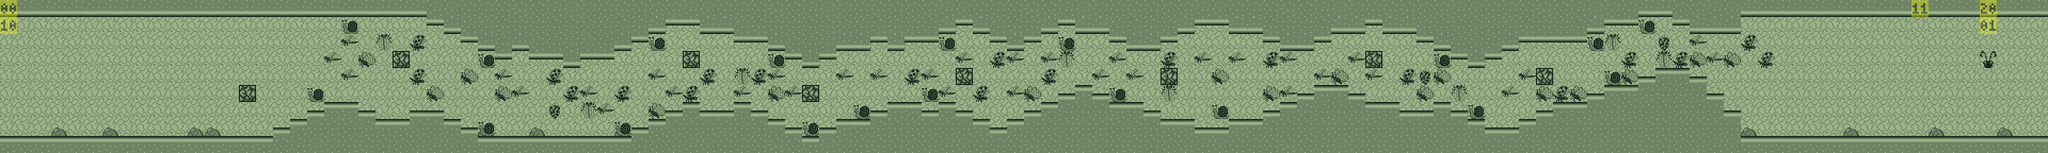

Below is a game level as drawn by its tile map, then a one-line description and the .tmx that defines it (tile-layer data replaced by summaries):
An orthogonal 120x9 tile map with 32x32 px tiles, 6 tile layers (Base, Background, Foreground, Block, ...), 4 tilesets.

<map version="1.0" orientation="orthogonal" width="120" height="9" tilewidth="32" tileheight="32">
 <tileset firstgid="1" name="Back" tilewidth="32" tileheight="32" spacing="1" margin="1">
  <image source="Back.png" width="256" height="256" />
 </tileset>
 <tileset firstgid="50" name="Block" tilewidth="32" tileheight="32" spacing="1" margin="1">
  <properties>
   <property name="Type" value="Block" />
  </properties>
  <image source="Block.png" width="128" height="128" />
  <tile id="0">
   <properties>
    <property name="Type" value="1" />
   </properties>
  </tile>
  <tile id="1">
   <properties>
    <property name="Type" value="2" />
   </properties>
  </tile>
  <tile id="2">
   <properties>
    <property name="Type" value="3" />
   </properties>
  </tile>
  <tile id="3">
   <properties>
    <property name="Type" value="4" />
   </properties>
  </tile>
  <tile id="4">
   <properties>
    <property name="Type" value="5" />
   </properties>
  </tile>
  <tile id="5">
   <properties>
    <property name="Type" value="6" />
   </properties>
  </tile>
 </tileset>
 <tileset firstgid="59" name="Event" tilewidth="32" tileheight="32">
  <image source="Event.png" width="320" height="320" />
  <tile id="0">
   <properties>
    <property name="Progress" value="0" />
    <property name="Type" value="hspeed" />
    <property name="Value" value="5" />
   </properties>
  </tile>
  <tile id="1">
   <properties>
    <property name="Progress" value="0" />
    <property name="Type" value="hspeed" />
    <property name="Value" value="0" />
   </properties>
  </tile>
  <tile id="10">
   <properties>
    <property name="Progress" value="0" />
    <property name="Type" value="bgm" />
    <property name="Value" value="5" />
   </properties>
  </tile>
  <tile id="11">
   <properties>
    <property name="Progress" value="0" />
    <property name="Type" value="bgm" />
    <property name="Value" value="7" />
   </properties>
  </tile>
  <tile id="20">
   <properties>
    <property name="Progress" value="1" />
    <property name="Type" value="clear" />
    <property name="Value" value="0" />
   </properties>
  </tile>
 </tileset>
 <tileset firstgid="159" name="Enemy" tilewidth="32" tileheight="32" spacing="1" margin="1">
  <image source="EnemyTile.png" width="256" height="256" />
  <tile id="0">
   <properties>
    <property name="Progress" value="0" />
    <property name="Type" value="1" />
   </properties>
  </tile>
  <tile id="1">
   <properties>
    <property name="Progress" value="0" />
    <property name="Type" value="2" />
   </properties>
  </tile>
  <tile id="2">
   <properties>
    <property name="Progress" value="0" />
    <property name="Type" value="3" />
   </properties>
  </tile>
  <tile id="3">
   <properties>
    <property name="Progress" value="0" />
    <property name="Type" value="4" />
   </properties>
  </tile>
  <tile id="4">
   <properties>
    <property name="Progress" value="0" />
    <property name="Type" value="5" />
   </properties>
  </tile>
  <tile id="5">
   <properties>
    <property name="Progress" value="0" />
    <property name="Type" value="6" />
   </properties>
  </tile>
  <tile id="6">
   <properties>
    <property name="Progress" value="0" />
    <property name="Type" value="7" />
   </properties>
  </tile>
  <tile id="7">
   <properties>
    <property name="Progress" value="0" />
    <property name="Type" value="8" />
   </properties>
  </tile>
  <tile id="8">
   <properties>
    <property name="Progress" value="0" />
    <property name="Type" value="9" />
   </properties>
  </tile>
  <tile id="9">
   <properties>
    <property name="Progress" value="0" />
    <property name="Type" value="10" />
   </properties>
  </tile>
  <tile id="10">
   <properties>
    <property name="Progress" value="0" />
    <property name="Type" value="11" />
   </properties>
  </tile>
  <tile id="11">
   <properties>
    <property name="Progress" value="0" />
    <property name="Type" value="12" />
   </properties>
  </tile>
  <tile id="12">
   <properties>
    <property name="Progress" value="0" />
    <property name="Type" value="13" />
   </properties>
  </tile>
  <tile id="13">
   <properties>
    <property name="Progress" value="0" />
    <property name="Type" value="14" />
   </properties>
  </tile>
  <tile id="14">
   <properties>
    <property name="Progress" value="0" />
    <property name="Type" value="15" />
   </properties>
  </tile>
  <tile id="15">
   <properties>
    <property name="Progress" value="0" />
    <property name="Type" value="16" />
   </properties>
  </tile>
  <tile id="16">
   <properties>
    <property name="Progress" value="0" />
    <property name="Type" value="17" />
   </properties>
  </tile>
  <tile id="17">
   <properties>
    <property name="Progress" value="0" />
    <property name="Type" value="18" />
   </properties>
  </tile>
  <tile id="18">
   <properties>
    <property name="Progress" value="0" />
    <property name="Type" value="19" />
   </properties>
  </tile>
  <tile id="19">
   <properties>
    <property name="Progress" value="0" />
    <property name="Type" value="20" />
   </properties>
  </tile>
  <tile id="20">
   <properties>
    <property name="Progress" value="0" />
    <property name="Type" value="21" />
   </properties>
  </tile>
  <tile id="21">
   <properties>
    <property name="Progress" value="0" />
    <property name="Type" value="22" />
   </properties>
  </tile>
  <tile id="22">
   <properties>
    <property name="Progress" value="0" />
    <property name="Type" value="23" />
   </properties>
  </tile>
  <tile id="23">
   <properties>
    <property name="Progress" value="0" />
    <property name="Type" value="24" />
   </properties>
  </tile>
  <tile id="24">
   <properties>
    <property name="Progress" value="0" />
    <property name="Type" value="25" />
   </properties>
  </tile>
  <tile id="25">
   <properties>
    <property name="Progress" value="0" />
    <property name="Type" value="26" />
   </properties>
  </tile>
  <tile id="26">
   <properties>
    <property name="Progress" value="0" />
    <property name="Type" value="27" />
   </properties>
  </tile>
  <tile id="27">
   <properties>
    <property name="Progress" value="0" />
    <property name="Type" value="28" />
   </properties>
  </tile>
  <tile id="28">
   <properties>
    <property name="Progress" value="0" />
    <property name="Type" value="29" />
   </properties>
  </tile>
  <tile id="29">
   <properties>
    <property name="Progress" value="0" />
    <property name="Type" value="30" />
   </properties>
  </tile>
  <tile id="30">
   <properties>
    <property name="Progress" value="0" />
    <property name="Type" value="31" />
   </properties>
  </tile>
  <tile id="31">
   <properties>
    <property name="Progress" value="0" />
    <property name="Type" value="32" />
   </properties>
  </tile>
  <tile id="32">
   <properties>
    <property name="Progress" value="0" />
    <property name="Type" value="33" />
   </properties>
  </tile>
  <tile id="33">
   <properties>
    <property name="Progress" value="0" />
    <property name="Type" value="34" />
   </properties>
  </tile>
  <tile id="34">
   <properties>
    <property name="Progress" value="1" />
    <property name="Type" value="35" />
   </properties>
  </tile>
  <tile id="35">
   <properties>
    <property name="Progress" value="0" />
    <property name="Type" value="36" />
   </properties>
  </tile>
  <tile id="36">
   <properties>
    <property name="Progress" value="0" />
    <property name="Type" value="37" />
   </properties>
  </tile>
  <tile id="37">
   <properties>
    <property name="Progress" value="0" />
    <property name="Type" value="38" />
   </properties>
  </tile>
  <tile id="38">
   <properties>
    <property name="Progress" value="0" />
    <property name="Type" value="39" />
   </properties>
  </tile>
  <tile id="39">
   <properties>
    <property name="Progress" value="0" />
    <property name="Type" value="40" />
   </properties>
  </tile>
 </tileset>
 <layer name="Base" width="120" height="9">
  <data>[1080 cells, 1080 non-empty, 1 distinct tile ids]</data>
 </layer>
 <layer name="Background" width="120" height="9">
  <data>[1080 cells, 840 non-empty, 1 distinct tile ids]</data>
 </layer>
 <layer name="Foreground" width="120" height="9">
  <data>[1080 cells, 28 non-empty, 1 distinct tile ids]</data>
 </layer>
 <layer name="Block" width="120" height="9">
  <data>[1080 cells, 524 non-empty, 6 distinct tile ids]</data>
 </layer>
 <layer name="Event" width="120" height="9" opacity="0.37">
  <data>[1080 cells, 5 non-empty, 5 distinct tile ids]</data>
 </layer>
 <layer name="Enemy" width="120" height="9">
  <data>[1080 cells, 102 non-empty, 7 distinct tile ids]</data>
 </layer>
</map>
